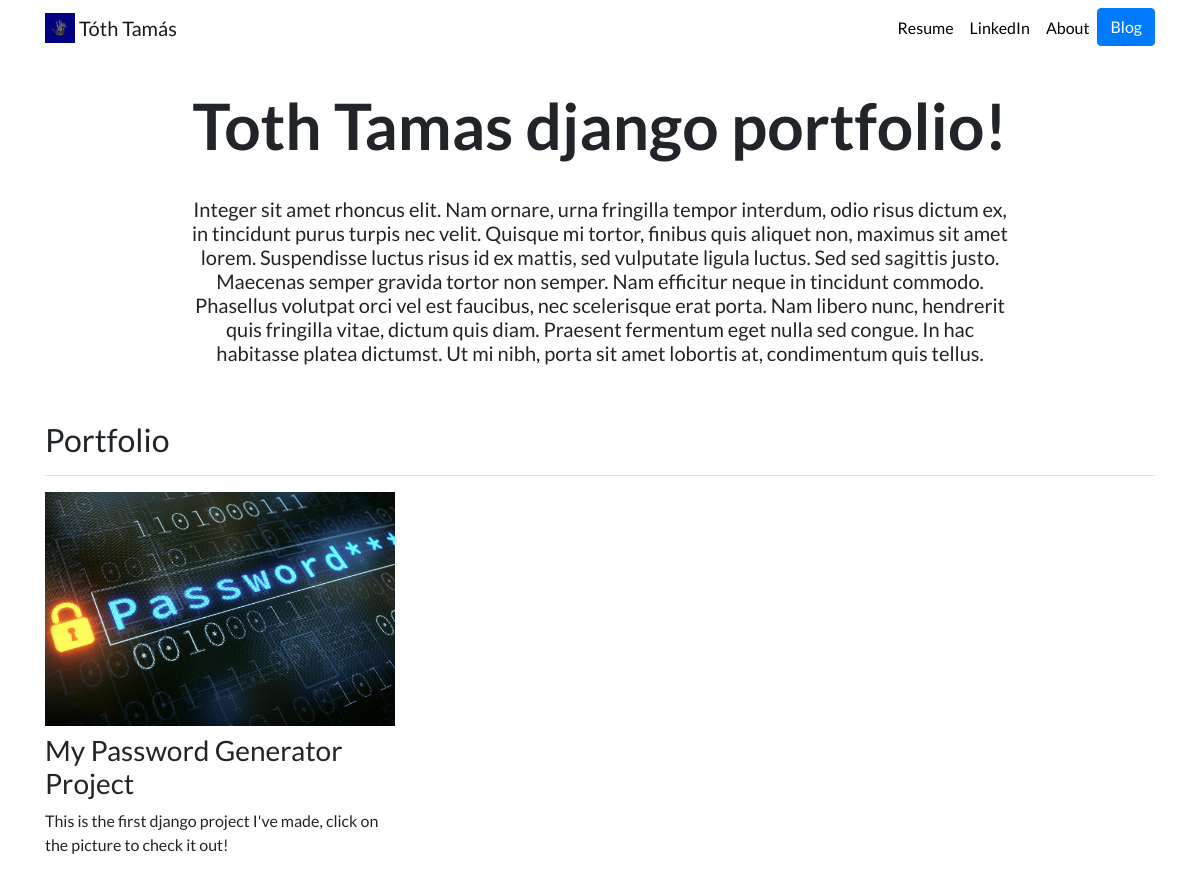
The page / on the database its author committed.
### portfolio/models.py (models this page shows, shortened)
class Project(models.Model):
    title = models.CharField(max_length=100)
    description = models.CharField(max_length=250)
    image = models.ImageField(upload_to='portfolio/images/')
    url = models.URLField(blank=True)

### portfolio/views.py (the view)
# urls.py: 2. Add a URL to urlpatterns:  path('', views.home, name='home')
def home(request):
    projects = Project.objects.all()
    return render(request, 'portfolio/home.html', {'projects':projects})

### portfolio/templates/portfolio/home.html (shortened to what this page needs)
{% extends "portfolio/base.html" %}
{% load static %}
{% block content %}
<div class="row justify-content-center mb-3">
  <div class="col-md-9 text-center">
    <h1 id="hometext" class="font-weight-bold">Toth Tamas django portfolio!</h1>
    <div>
    <br>
    <h5>
        Integer sit amet rhoncus elit. Nam ornare, urna fringilla tempor interdum, odio risus dictum ex, in tincidunt purus turpis nec velit. Quisque mi tortor, finibus quis aliquet non, maximus sit amet lorem. Suspendisse luctus risus id ex mattis, sed vulputate ligula luctus. Sed sed sagittis justo. Maecenas semper gravida tortor non semper. Nam efficitur neque in tincidunt commodo. Phasellus volutpat orci vel est faucibus, nec scelerisque erat porta. Nam libero nunc, hendrerit quis fringilla vitae, dictum quis diam. Praesent fermentum eget nulla sed congue. In hac habitasse platea dictumst. Ut mi nibh, porta sit amet lobortis at, condimentum quis tellus.
    </h5>
    </div>
    </div>
</div>
<h2 class="mt-5">Portfolio</h2>
<hr>
<div class="row">
  {% for project in projects %}
  <div class="col-lg-4 col-md-6">
    {% if project.url %}
    <a href="{{ project.url }}">
      <img src="{{ project.image.url }}" class="img-fluid mb-2">
    </a>
    {% else %}
    <img src="{{ project.image.url }}" class="img-fluid mb-2">
    {% endif %}
    <h3>{{ project.title }}</h3>
    <p>{{ project.description }}</p>
  </div>
  {% endfor %}
</div>
{% endblock %}

### portfolio/static/portfolio/custom.css (style rules this page uses)
body { font-family: 'Lato', sans-serif; }
@media (min-width: 992px) { #hometext { font-size: 4rem; } }

### rows shown on the page
Project: image (picture), title "My Password Generator Project", description "This is the first django project I've made, click on the picture to check it out!"
